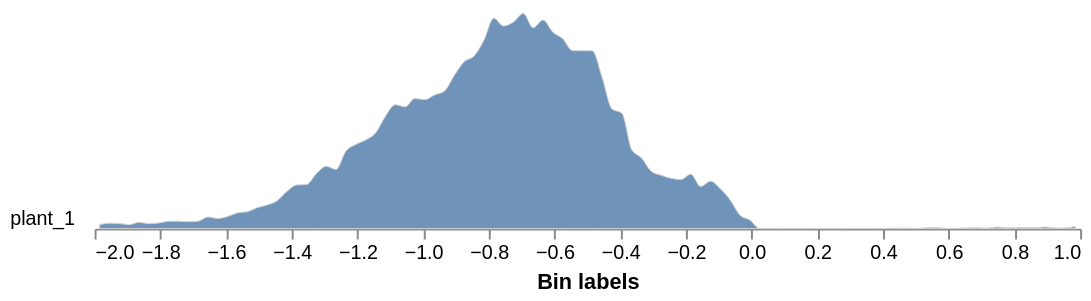

Notebook cell for this chart:
### Code cell
# EVI (Enhanced Vegetation Index) - vegetation index that corrects for atmospheric and canopy background effects
# Calculate the index for the whole image
evi_index = pcv.spectral_index.evi(ms, distance=55)
evi_index.array_type = "index_evi"  # workaround: set manually since spectral_index functions don't set this
# Graph the histogram of the spectral index, masking so that you only have the plant
evi_output=pcv.analyze.spectral_index(index_img=evi_index, labeled_mask=kept_mask,
                           min_bin=-2, max_bin=1, label="plant")
# Pseudocolor the image as a visualization
evi_img = pcv.visualize.pseudocolor(gray_img = evi_index.array_data, mask=kept_mask, cmap='jet', 
                                           min_value=-2, max_value=1)

### Figure 1 — Vega-Lite specification as saved in the notebook (floating-point values rounded to 4 significant figures)
{"config": {"view": {"continuousWidth": 300, "continuousHeight": 300, "stroke": null}, "axis": {"grid": false}, "facet": {"columns": 1, "spacing": 0}, "title": {"anchor": "end"}}, "data": {"name": "data-360ab9d680676e94d789df991041e8f0"}, "facet": {"field": "sample", "header": {"labelAngle": 0, "labelAlign": "left", "labelOrient": "left"}, "title": null, "type": "nominal"}, "spec": {"mark": {"type": "area", "fillOpacity": 0.8, "interpolate": "monotone", "stroke": "lightgray", "strokeWidth": 0.5}, "encoding": {"x": {"field": "label", "title": "Bin labels", "type": "quantitative"}, "y": {"axis": null, "field": "value", "scale": {"range": [10, -100]}, "type": "quantitative"}}, "height": 10, "width": 500}, "bounds": "flush", "$schema": "https://vega.github.io/schema/vega-lite/v5.20.1.json", "datasets": {"data-360ab9d680676e94d789df991041e8f0": [{"sample": "plant_1", "value": 0.06297, "label": -1.985}, {"sample": "plant_1", "value": 0.08816, "label": -1.955}, {"sample": "plant_1", "value": 0.08097, "label": -1.925}, {"sample": "plant_1", "value": 0.06387, "label": -1.895}, {"sample": "plant_1", "value": 0.1035, "label": -1.865}, {"sample": "plant_1", "value": 0.08007, "label": -1.835}, {"sample": "plant_1", "value": 0.09086, "label": -1.805}, {"sample": "plant_1", "value": 0.1179, "label": -1.775}, {"sample": "plant_1", "value": 0.1205, "label": -1.745}, {"sample": "plant_1", "value": 0.1116, "label": -1.715}, {"sample": "plant_1", "value": 0.1196, "label": -1.685}, {"sample": "plant_1", "value": 0.188, "label": -1.655}, {"sample": "plant_1", "value": 0.1637, "label": -1.625}, {"sample": "plant_1", "value": 0.1961, "label": -1.595}, {"sample": "plant_1", "value": 0.2546, "label": -1.565}, {"sample": "plant_1", "value": 0.2735, "label": -1.535}, {"sample": "plant_1", "value": 0.3392, "label": -1.505}, {"sample": "plant_1", "value": 0.3814, "label": -1.475}, {"sample": "plant_1", "value": 0.448, "label": -1.445}, {"sample": "plant_1", "value": 0.5982, "label": -1.415}, {"sample": "plant_1", "value": 0.7053, "label": -1.385}, {"sample": "plant_1", "value": 0.7116, "label": -1.355}, {"sample": "plant_1", "value": 0.8861, "label": -1.325}, {"sample": "plant_1", "value": 1.006, "label": -1.295}, {"sample": "plant_1", "value": 0.9554, "label": -1.265}, {"sample": "plant_1", "value": 1.252, "label": -1.235}, {"sample": "plant_1", "value": 1.36, "label": -1.205}, {"sample": "plant_1", "value": 1.431, "label": -1.175}, {"sample": "plant_1", "value": 1.542, "label": -1.145}, {"sample": "plant_1", "value": 1.812, "label": -1.115}, {"sample": "plant_1", "value": 2.0, "label": -1.085}, {"sample": "plant_1", "value": 1.966, "label": -1.055}, {"sample": "plant_1", "value": 2.099, "label": -1.025}, {"sample": "plant_1", "value": 2.082, "label": -0.995}, {"sample": "plant_1", "value": 2.158, "label": -0.965}, {"sample": "plant_1", "value": 2.221, "label": -0.935}, {"sample": "plant_1", "value": 2.474, "label": -0.905}, {"sample": "plant_1", "value": 2.694, "label": -0.875}, {"sample": "plant_1", "value": 2.785, "label": -0.845}, {"sample": "plant_1", "value": 3.043, "label": -0.815}, {"sample": "plant_1", "value": 3.398, "label": -0.785}, {"sample": "plant_1", "value": 3.271, "label": -0.755}, {"sample": "plant_1", "value": 3.336, "label": -0.725}, {"sample": "plant_1", "value": 3.473, "label": -0.695}, {"sample": "plant_1", "value": 3.241, "label": -0.665}, {"sample": "plant_1", "value": 3.367, "label": -0.635}, {"sample": "plant_1", "value": 3.171, "label": -0.605}, {"sample": "plant_1", "value": 3.065, "label": -0.575}, {"sample": "plant_1", "value": 2.873, "label": -0.545}, {"sample": "plant_1", "value": 2.872, "label": -0.515}, {"sample": "plant_1", "value": 2.87, "label": -0.485}, {"sample": "plant_1", "value": 2.439, "label": -0.455}, {"sample": "plant_1", "value": 1.931, "label": -0.425}, {"sample": "plant_1", "value": 1.864, "label": -0.395}, {"sample": "plant_1", "value": 1.275, "label": -0.365}, {"sample": "plant_1", "value": 1.141, "label": -0.335}, {"sample": "plant_1", "value": 0.923, "label": -0.305}, {"sample": "plant_1", "value": 0.8609, "label": -0.275}, {"sample": "plant_1", "value": 0.8124, "label": -0.245}, {"sample": "plant_1", "value": 0.7926, "label": -0.215}, {"sample": "plant_1", "value": 0.8798, "label": -0.185}, {"sample": "plant_1", "value": 0.6801, "label": -0.155}, {"sample": "plant_1", "value": 0.7665, "label": -0.125}, {"sample": "plant_1", "value": 0.6432, "label": -0.095}, {"sample": "plant_1", "value": 0.4606, "label": -0.065}, {"sample": "plant_1", "value": 0.2141, "label": -0.035}, {"sample": "plant_1", "value": 0.1367, "label": -0.005}, {"sample": "plant_1", "value": 0.0, "label": 0.025}, {"sample": "plant_1", "value": 0.0, "label": 0.055}, {"sample": "plant_1", "value": 0.0, "label": 0.085}, {"sample": "plant_1", "value": 0.0, "label": 0.115}, {"sample": "plant_1", "value": 0.0, "label": 0.145}, {"sample": "plant_1", "value": 0.0008996, "label": 0.175}, {"sample": "plant_1", "value": 0.0008996, "label": 0.205}, {"sample": "plant_1", "value": 0.0, "label": 0.235}, {"sample": "plant_1", "value": 0.0, "label": 0.265}, {"sample": "plant_1", "value": 0.001799, "label": 0.295}, {"sample": "plant_1", "value": 0.001799, "label": 0.325}, {"sample": "plant_1", "value": 0.001799, "label": 0.355}, {"sample": "plant_1", "value": 0.004498, "label": 0.385}, {"sample": "plant_1", "value": 0.004498, "label": 0.415}, {"sample": "plant_1", "value": 0.007197, "label": 0.445}, {"sample": "plant_1", "value": 0.008097, "label": 0.475}, {"sample": "plant_1", "value": 0.0008996, "label": 0.505}, {"sample": "plant_1", "value": 0.01439, "label": 0.535}, {"sample": "plant_1", "value": 0.01529, "label": 0.565}, {"sample": "plant_1", "value": 0.002699, "label": 0.595}, {"sample": "plant_1", "value": 0.006297, "label": 0.625}, {"sample": "plant_1", "value": 0.0108, "label": 0.655}, {"sample": "plant_1", "value": 0.01619, "label": 0.685}, {"sample": "plant_1", "value": 0.006297, "label": 0.715}, {"sample": "plant_1", "value": 0.02609, "label": 0.745}, {"sample": "plant_1", "value": 0.01529, "label": 0.775}, {"sample": "plant_1", "value": 0.01529, "label": 0.805}, {"sample": "plant_1", "value": 0.01709, "label": 0.835}, {"sample": "plant_1", "value": 0.01619, "label": 0.865}, {"sample": "plant_1", "value": 0.02699, "label": 0.895}, {"sample": "plant_1", "value": 0.008996, "label": 0.925}, {"sample": "plant_1", "value": 0.0108, "label": 0.955}, {"sample": "plant_1", "value": 0.03509, "label": 0.985}]}}
